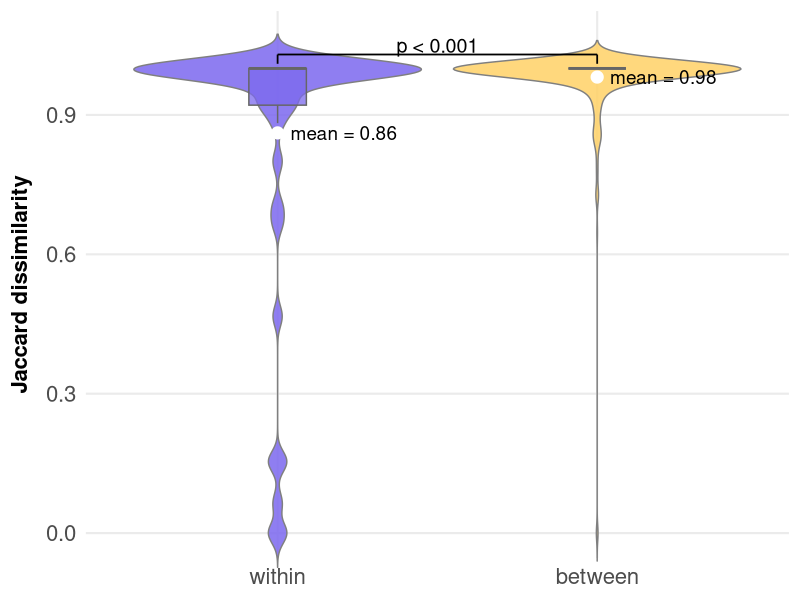

This figure's R source: (Note: this script raises an error after producing the figure.)
################################################################################
#### Ecological Synthesis Lab (SintECO): https://marcomellolab.wordpress.com

#### Authors: Cristina A. Kita, Isabel Alves-dos-Santos, Michael Hrncir, 
#### & Marco A. R. Mello

#### See README for further info:
#### https://github.com/CKita/BeeFlow#readme
################################################################################


################################################################################
###################### FLORAL PLANTINGS AND CROPS ##############################
################################################################################

#Let's get ready for running the code provided here. 

#Set the working directory to the source of this script file.   
setwd(dirname(rstudioapi::getActiveDocumentContext()$path))
getwd()

##Delete all previous objects.
rm(list= ls())

#Load or install the required packages
if(!require(ggplot2)){
  install.packages("ggplot2")
  library(ggplot2)
}


if(!require(dplyr)){
  install.packages("dplyr")
  library(dplyr)
}

if(!require(forcats)){
  install.packages("forcats")
  library(forcats)
}

if(!require(tidyr)){
  install.packages("tidyr")
  library(tidyr)
}

if(!require(vegan)){
  install.packages("vegan")
  library(vegan)
}

# -------------------------
# 1) Read and clean the data
# -------------------------
# IMPORTANT: If you had UTF-8 issues, try fileEncoding = "latin1" or 
# "Windows-1252"
dfc <- read.csv2("../Data/floral planting and crops.csv",
                 header = TRUE,
                 fileEncoding = "latin1")

# Basic checks
class(dfc)
str(dfc)
head(dfc)
tail(dfc)

# Trim whitespace in key text columns
dfc <- dfc %>%
  mutate(
    RefCode       = trimws(RefCode),
    CropType      = trimws(CropType),
    Mix           = trimws(Mix),
    FlowerSpecies = trimws(FlowerSpecies)
  )

# ---------------------------------------------
# 2) Build community matrix (presence/absence)
# ---------------------------------------------
# Creates a community matrix (UnitID x FlowerSpecies) with 0/1 values
make_comm <- function(x, unit_col = "UnitID") {
  comm <- x %>%
    mutate(presence = 1) %>%
    distinct(.data[[unit_col]], FlowerSpecies, .keep_all = TRUE) %>%
    pivot_wider(
      id_cols     = all_of(unit_col),
      names_from  = FlowerSpecies,
      values_from = presence,
      values_fill = 0
    ) %>%
    as.data.frame()
  
  # Ensure numeric and remove empty rows
  if (ncol(comm) > 1) {
    comm[, -1] <- lapply(comm[, -1], function(z) as.numeric(as.character(z)))
    comm[is.na(comm)] <- 0
    comm <- comm[rowSums(comm[, -1]) > 0, , drop = FALSE]
  }
  comm
}

# ---------------------------------------------------------
# 3) Compute within/between pairs based on CROP TYPE
# --------------------------------------------------------
make_pairs_within_between_crop <- function(comm, meta, unit_col = "UnitID") {
  
  # Align meta to comm order
  meta <- meta[match(comm[[unit_col]], meta[[unit_col]]), , drop = FALSE]
  stopifnot(nrow(meta) == nrow(comm))
  
  # Jaccard dissimilarity
  dist_jac <- vegdist(comm[, -1], method = "jaccard")
  dm <- as.matrix(dist_jac)
  n <- nrow(dm)
  
  # Build pairwise dataframe
  pairs_df <- do.call(rbind, lapply(1:(n - 1), function(i) {
    j <- (i + 1):n
    data.frame(
      dissimilarity = dm[i, j],
      crop_i = meta$CropType[i],
      crop_j = meta$CropType[j]
    )
  })) %>%
    mutate(pair_type = ifelse(crop_i == crop_j, "within", "between")) %>%
    filter(is.finite(dissimilarity)) %>%
    mutate(pair_type = fct_relevel(pair_type, "within", "between"))
  
  pairs_df
}

# -------------------------
# 4) Violin plot function
# -------------------------
plot_violin <- function(pairs_df, subtitle = NULL, pval = NULL) {
  
  means_df <- pairs_df %>%
    group_by(pair_type) %>%
    summarise(m = mean(dissimilarity), .groups = "drop")
  
  # Position for bracket and text
  y_max <- max(pairs_df$dissimilarity, na.rm = TRUE)
  y_bracket <- y_max + 0.03
  y_text    <- y_max + 0.05
  y_top     <- y_text + 0.02
  
  # p-value 
  p_txt <- NULL
  if (!is.null(pval)) {
    if (pval < 0.001) {
      p_txt <- "p < 0.001"
    } else {
      p_txt <- paste0("p = ", formatC(pval, digits = 3, format = "f"))
    }
  }
  
  p <- ggplot(pairs_df, aes(x = pair_type, y = dissimilarity,
                            fill = pair_type)) +
    geom_violin(trim = FALSE, alpha = 0.85, color = "gray50",
                scale = "width", adjust = 0.9) +
    geom_boxplot(width = 0.18, outlier.shape = NA, alpha = 0.75, 
                 color = "gray40") +
    stat_summary(fun = mean, geom = "point", size = 3.8, color = "white") +
    scale_fill_manual(values = c(within = "#7B68EE", between = "#FFD166")) +
    labs(x = NULL, y = "Jaccard dissimilarity", subtitle = subtitle) +
    theme_minimal(base_size = 16) +
    theme(
      legend.position  = "none",
      panel.grid.minor = element_blank(),
      axis.text.x      = element_text(size = 16),
      axis.text.y      = element_text(size = 16),
      axis.title.y     = element_text(size = 16, face = "bold", 
                                      margin = margin(r = 10))
    ) +
    geom_text(
      data = means_df,
      aes(x = as.numeric(pair_type) + 0.04, y = m, 
          label = sprintf("mean = %.2f", m)),
      inherit.aes = FALSE, size = 4.8, hjust = 0
    ) +
    coord_cartesian(ylim = c(0, y_top), clip = "off")
  
  # Add bracket + p-value
   if (!is.null(p_txt)) {
    p <- p +
      annotate("segment", x = 1, xend = 2, y = y_bracket, yend = y_bracket,
               linewidth = 0.6) +
      annotate("segment", x = 1, xend = 1, y = y_bracket, 
               yend = y_bracket - 0.02, linewidth = 0.6) +
      annotate("segment", x = 2, xend = 2, y = y_bracket,
               yend = y_bracket - 0.02, linewidth = 0.6) +
      annotate("text", x = 1.5, y = y_text, label = p_txt, size = 5)
  }
  
  return(p)
}

# ------------------------------------------------------------
# 5) Define the sampling unit and run the analysis
# ------------------------------------------------------------
# Use Study–Mix as the sampling unit (UnitID)
df1 <- dfc %>%
  mutate(UnitID = paste(RefCode, Mix, sep = "_"))

# Community matrix
comm1 <- make_comm(df1, "UnitID")

# Metadata: UnitID + CropType
meta1 <- df1 %>%
  distinct(UnitID, CropType)

# Align and remove missing CropType (defensive)
meta1 <- meta1[match(comm1$UnitID, meta1$UnitID), , drop = FALSE]
keep <- !is.na(meta1$CropType)
comm1 <- comm1[keep, , drop = FALSE]
meta1 <- meta1[keep, , drop = FALSE]

# Pairwise dissimilarities within vs between crop types
pairs1 <- make_pairs_within_between_crop(comm1, meta1, "UnitID")

# ------------------------------------------------------------
# 6) Statistical test: within vs between crop types
# ------------------------------------------------------------
wilcox_res <- wilcox.test(dissimilarity ~ pair_type, data = pairs1, 
                          exact = FALSE)
wilcox_res

# Optional: store p-value
pval <- wilcox_res$p.value
pval

# ------------------------------------------------------------
# 7) Plot
# ------------------------------------------------------------
p1 <- plot_violin(pairs1,  pval = pval)
p1

# Export the plot
png(filename = "../Figure/floral plantings and crops.png", 
    res = 300, height = 2500, width = 4000)
par(mfrow = c(1, 1), mar = c(5, 5, 5, 1), bg = "white")

print(p1)

dev.off()
